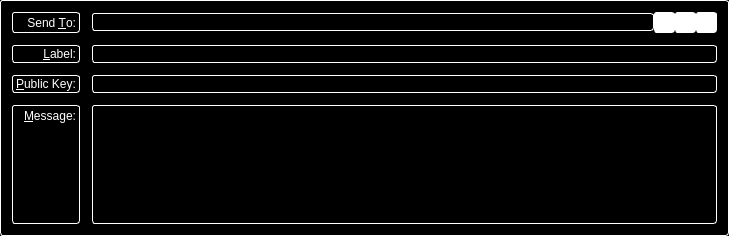
<?xml version="1.0" encoding="UTF-8"?>
<ui version="4.0">
 <class>SendMessagesEntry</class>
 <widget class="QFrame" name="SendMessagesEntry">
  <property name="geometry">
   <rect>
    <x>0</x>
    <y>0</y>
    <width>729</width>
    <height>236</height>
   </rect>
  </property>
  <property name="palette">
   <palette>
    <active>
     <colorrole role="WindowText">
      <brush brushstyle="SolidPattern">
       <color alpha="255">
        <red>255</red>
        <green>255</green>
        <blue>255</blue>
       </color>
      </brush>
     </colorrole>
     <colorrole role="Button">
      <brush brushstyle="SolidPattern">
       <color alpha="255">
        <red>0</red>
        <green>0</green>
        <blue>0</blue>
       </color>
      </brush>
     </colorrole>
     <colorrole role="Light">
      <brush brushstyle="SolidPattern">
       <color alpha="255">
        <red>0</red>
        <green>0</green>
        <blue>0</blue>
       </color>
      </brush>
     </colorrole>
     <colorrole role="Midlight">
      <brush brushstyle="SolidPattern">
       <color alpha="255">
        <red>0</red>
        <green>0</green>
        <blue>0</blue>
       </color>
      </brush>
     </colorrole>
     <colorrole role="Dark">
      <brush brushstyle="SolidPattern">
       <color alpha="255">
        <red>0</red>
        <green>0</green>
        <blue>0</blue>
       </color>
      </brush>
     </colorrole>
     <colorrole role="Mid">
      <brush brushstyle="SolidPattern">
       <color alpha="255">
        <red>0</red>
        <green>0</green>
        <blue>0</blue>
       </color>
      </brush>
     </colorrole>
     <colorrole role="Text">
      <brush brushstyle="SolidPattern">
       <color alpha="255">
        <red>255</red>
        <green>255</green>
        <blue>255</blue>
       </color>
      </brush>
     </colorrole>
     <colorrole role="BrightText">
      <brush brushstyle="SolidPattern">
       <color alpha="255">
        <red>255</red>
        <green>255</green>
        <blue>255</blue>
       </color>
      </brush>
     </colorrole>
     <colorrole role="ButtonText">
      <brush brushstyle="SolidPattern">
       <color alpha="255">
        <red>255</red>
        <green>255</green>
        <blue>255</blue>
       </color>
      </brush>
     </colorrole>
     <colorrole role="Base">
      <brush brushstyle="SolidPattern">
       <color alpha="255">
        <red>0</red>
        <green>0</green>
        <blue>0</blue>
       </color>
      </brush>
     </colorrole>
     <colorrole role="Window">
      <brush brushstyle="SolidPattern">
       <color alpha="255">
        <red>0</red>
        <green>0</green>
        <blue>0</blue>
       </color>
      </brush>
     </colorrole>
     <colorrole role="Shadow">
      <brush brushstyle="SolidPattern">
       <color alpha="255">
        <red>0</red>
        <green>0</green>
        <blue>0</blue>
       </color>
      </brush>
     </colorrole>
     <colorrole role="AlternateBase">
      <brush brushstyle="SolidPattern">
       <color alpha="255">
        <red>0</red>
        <green>0</green>
        <blue>0</blue>
       </color>
      </brush>
     </colorrole>
     <colorrole role="ToolTipBase">
      <brush brushstyle="SolidPattern">
       <color alpha="255">
        <red>255</red>
        <green>255</green>
        <blue>220</blue>
       </color>
      </brush>
     </colorrole>
     <colorrole role="ToolTipText">
      <brush brushstyle="SolidPattern">
       <color alpha="255">
        <red>0</red>
        <green>0</green>
        <blue>0</blue>
       </color>
      </brush>
     </colorrole>
    </active>
    <inactive>
     <colorrole role="WindowText">
      <brush brushstyle="SolidPattern">
       <color alpha="255">
        <red>255</red>
        <green>255</green>
        <blue>255</blue>
       </color>
      </brush>
     </colorrole>
     <colorrole role="Button">
      <brush brushstyle="SolidPattern">
       <color alpha="255">
        <red>0</red>
        <green>0</green>
        <blue>0</blue>
       </color>
      </brush>
     </colorrole>
     <colorrole role="Light">
      <brush brushstyle="SolidPattern">
       <color alpha="255">
        <red>0</red>
        <green>0</green>
        <blue>0</blue>
       </color>
      </brush>
     </colorrole>
     <colorrole role="Midlight">
      <brush brushstyle="SolidPattern">
       <color alpha="255">
        <red>0</red>
        <green>0</green>
        <blue>0</blue>
       </color>
      </brush>
     </colorrole>
     <colorrole role="Dark">
      <brush brushstyle="SolidPattern">
       <color alpha="255">
        <red>0</red>
        <green>0</green>
        <blue>0</blue>
       </color>
      </brush>
     </colorrole>
     <colorrole role="Mid">
      <brush brushstyle="SolidPattern">
       <color alpha="255">
        <red>0</red>
        <green>0</green>
        <blue>0</blue>
       </color>
      </brush>
     </colorrole>
     <colorrole role="Text">
      <brush brushstyle="SolidPattern">
       <color alpha="255">
        <red>255</red>
        <green>255</green>
        <blue>255</blue>
       </color>
      </brush>
     </colorrole>
     <colorrole role="BrightText">
      <brush brushstyle="SolidPattern">
       <color alpha="255">
        <red>255</red>
        <green>255</green>
        <blue>255</blue>
       </color>
      </brush>
     </colorrole>
     <colorrole role="ButtonText">
      <brush brushstyle="SolidPattern">
       <color alpha="255">
        <red>255</red>
        <green>255</green>
        <blue>255</blue>
       </color>
      </brush>
     </colorrole>
     <colorrole role="Base">
      <brush brushstyle="SolidPattern">
       <color alpha="255">
        <red>0</red>
        <green>0</green>
        <blue>0</blue>
       </color>
      </brush>
     </colorrole>
     <colorrole role="Window">
      <brush brushstyle="SolidPattern">
       <color alpha="255">
        <red>0</red>
        <green>0</green>
        <blue>0</blue>
       </color>
      </brush>
     </colorrole>
     <colorrole role="Shadow">
      <brush brushstyle="SolidPattern">
       <color alpha="255">
        <red>0</red>
        <green>0</green>
        <blue>0</blue>
       </color>
      </brush>
     </colorrole>
     <colorrole role="AlternateBase">
      <brush brushstyle="SolidPattern">
       <color alpha="255">
        <red>0</red>
        <green>0</green>
        <blue>0</blue>
       </color>
      </brush>
     </colorrole>
     <colorrole role="ToolTipBase">
      <brush brushstyle="SolidPattern">
       <color alpha="255">
        <red>255</red>
        <green>255</green>
        <blue>220</blue>
       </color>
      </brush>
     </colorrole>
     <colorrole role="ToolTipText">
      <brush brushstyle="SolidPattern">
       <color alpha="255">
        <red>0</red>
        <green>0</green>
        <blue>0</blue>
       </color>
      </brush>
     </colorrole>
    </inactive>
    <disabled>
     <colorrole role="WindowText">
      <brush brushstyle="SolidPattern">
       <color alpha="255">
        <red>255</red>
        <green>255</green>
        <blue>255</blue>
       </color>
      </brush>
     </colorrole>
     <colorrole role="Button">
      <brush brushstyle="SolidPattern">
       <color alpha="255">
        <red>0</red>
        <green>0</green>
        <blue>0</blue>
       </color>
      </brush>
     </colorrole>
     <colorrole role="Light">
      <brush brushstyle="SolidPattern">
       <color alpha="255">
        <red>0</red>
        <green>0</green>
        <blue>0</blue>
       </color>
      </brush>
     </colorrole>
     <colorrole role="Midlight">
      <brush brushstyle="SolidPattern">
       <color alpha="255">
        <red>0</red>
        <green>0</green>
        <blue>0</blue>
       </color>
      </brush>
     </colorrole>
     <colorrole role="Dark">
      <brush brushstyle="SolidPattern">
       <color alpha="255">
        <red>0</red>
        <green>0</green>
        <blue>0</blue>
       </color>
      </brush>
     </colorrole>
     <colorrole role="Mid">
      <brush brushstyle="SolidPattern">
       <color alpha="255">
        <red>0</red>
        <green>0</green>
        <blue>0</blue>
       </color>
      </brush>
     </colorrole>
     <colorrole role="Text">
      <brush brushstyle="SolidPattern">
       <color alpha="255">
        <red>255</red>
        <green>255</green>
        <blue>255</blue>
       </color>
      </brush>
     </colorrole>
     <colorrole role="BrightText">
      <brush brushstyle="SolidPattern">
       <color alpha="255">
        <red>255</red>
        <green>255</green>
        <blue>255</blue>
       </color>
      </brush>
     </colorrole>
     <colorrole role="ButtonText">
      <brush brushstyle="SolidPattern">
       <color alpha="255">
        <red>255</red>
        <green>255</green>
        <blue>255</blue>
       </color>
      </brush>
     </colorrole>
     <colorrole role="Base">
      <brush brushstyle="SolidPattern">
       <color alpha="255">
        <red>0</red>
        <green>0</green>
        <blue>0</blue>
       </color>
      </brush>
     </colorrole>
     <colorrole role="Window">
      <brush brushstyle="SolidPattern">
       <color alpha="255">
        <red>0</red>
        <green>0</green>
        <blue>0</blue>
       </color>
      </brush>
     </colorrole>
     <colorrole role="Shadow">
      <brush brushstyle="SolidPattern">
       <color alpha="255">
        <red>0</red>
        <green>0</green>
        <blue>0</blue>
       </color>
      </brush>
     </colorrole>
     <colorrole role="AlternateBase">
      <brush brushstyle="SolidPattern">
       <color alpha="255">
        <red>0</red>
        <green>0</green>
        <blue>0</blue>
       </color>
      </brush>
     </colorrole>
     <colorrole role="ToolTipBase">
      <brush brushstyle="SolidPattern">
       <color alpha="255">
        <red>255</red>
        <green>255</green>
        <blue>220</blue>
       </color>
      </brush>
     </colorrole>
     <colorrole role="ToolTipText">
      <brush brushstyle="SolidPattern">
       <color alpha="255">
        <red>0</red>
        <green>0</green>
        <blue>0</blue>
       </color>
      </brush>
     </colorrole>
    </disabled>
   </palette>
  </property>
  <property name="windowTitle">
   <string>Form</string>
  </property>
  <property name="styleSheet">
   <string notr="true">background: rgb(0,0,0); color: rgb(255,255,255); border: 1px inset white; border-radius: 3px; margin: 0px;</string>
  </property>
  <property name="frameShape">
   <enum>QFrame::StyledPanel</enum>
  </property>
  <property name="frameShadow">
   <enum>QFrame::Sunken</enum>
  </property>
  <layout class="QGridLayout" name="gridLayout">
   <property name="spacing">
    <number>12</number>
   </property>
   <item row="3" column="2">
    <layout class="QHBoxLayout" name="sendToLayout">
     <property name="spacing">
      <number>0</number>
     </property>
     <item>
      <widget class="QValidatedLineEdit" name="sendTo">
       <property name="toolTip">
        <string>The address to send the payment to  (e.g. D6f2HnKGapfyWv9RqLXTvJV8qjDvRCqyLK)</string>
       </property>
       <property name="styleSheet">
        <string notr="true">background: rgb(0,0,0); color: rgb(255,255,255); border: 1px inset white; border-radius: 3px; margin: 0px;</string>
       </property>
       <property name="maxLength">
        <number>34</number>
       </property>
      </widget>
     </item>
     <item>
      <widget class="QToolButton" name="addressBookButton">
       <property name="toolTip">
        <string>Choose address from address book</string>
       </property>
       <property name="styleSheet">
        <string notr="true">background-color: rgb(255, 255, 255);</string>
       </property>
       <property name="text">
        <string/>
       </property>
       <property name="icon">
        <iconset resource="../bitphantom.qrc">
         <normaloff>:/icons/address-book</normaloff>:/icons/address-book</iconset>
       </property>
       <property name="shortcut">
        <string>Alt+A</string>
       </property>
      </widget>
     </item>
     <item>
      <widget class="QToolButton" name="pasteButton">
       <property name="toolTip">
        <string>Paste address from clipboard</string>
       </property>
       <property name="styleSheet">
        <string notr="true">background-color: rgb(255, 255, 255);</string>
       </property>
       <property name="text">
        <string/>
       </property>
       <property name="icon">
        <iconset resource="../bitphantom.qrc">
         <normaloff>:/icons/editpaste</normaloff>:/icons/editpaste</iconset>
       </property>
       <property name="shortcut">
        <string>Alt+P</string>
       </property>
      </widget>
     </item>
     <item>
      <widget class="QToolButton" name="deleteButton">
       <property name="toolTip">
        <string>Remove this recipient</string>
       </property>
       <property name="styleSheet">
        <string notr="true">background-color: rgb(255, 255, 255);</string>
       </property>
       <property name="text">
        <string/>
       </property>
       <property name="icon">
        <iconset resource="../bitphantom.qrc">
         <normaloff>:/icons/remove</normaloff>:/icons/remove</iconset>
       </property>
      </widget>
     </item>
    </layout>
   </item>
   <item row="6" column="0">
    <widget class="QLabel" name="messageLabel">
     <property name="styleSheet">
      <string notr="true">background-color: rgb(0, 0, 0);
color: rgb(255, 255, 255);</string>
     </property>
     <property name="text">
      <string>&amp;Message:</string>
     </property>
     <property name="alignment">
      <set>Qt::AlignRight|Qt::AlignTop|Qt::AlignTrailing</set>
     </property>
     <property name="buddy">
      <cstring>messageText</cstring>
     </property>
    </widget>
   </item>
   <item row="3" column="0">
    <widget class="QLabel" name="label_2">
     <property name="styleSheet">
      <string notr="true">background-color: rgb(0, 0, 0);
color: rgb(255, 255, 255);</string>
     </property>
     <property name="text">
      <string>Send &amp;To:</string>
     </property>
     <property name="alignment">
      <set>Qt::AlignRight|Qt::AlignTrailing|Qt::AlignVCenter</set>
     </property>
     <property name="buddy">
      <cstring>sendTo</cstring>
     </property>
    </widget>
   </item>
   <item row="6" column="2">
    <widget class="QValidatedTextEdit" name="messageText">
     <property name="mouseTracking">
      <bool>true</bool>
     </property>
     <property name="focusPolicy">
      <enum>Qt::WheelFocus</enum>
     </property>
     <property name="styleSheet">
      <string notr="true">background: rgb(0,0,0); color: rgb(255,255,255); border: 1px inset white; border-radius: 3px; margin: 0px;</string>
     </property>
     <property name="tabChangesFocus">
      <bool>false</bool>
     </property>
    </widget>
   </item>
   <item row="4" column="2">
    <widget class="QValidatedLineEdit" name="addAsLabel">
     <property name="enabled">
      <bool>true</bool>
     </property>
     <property name="toolTip">
      <string>Enter a label for this address to add it to your address book</string>
     </property>
     <property name="styleSheet">
      <string notr="true">background: rgb(0,0,0); color: rgb(255,255,255); border: 1px inset white; border-radius: 3px; margin: 0px;</string>
     </property>
    </widget>
   </item>
   <item row="4" column="0">
    <widget class="QLabel" name="label_4">
     <property name="styleSheet">
      <string notr="true">background-color: rgb(0, 0, 0);
color: rgb(255, 255, 255);</string>
     </property>
     <property name="text">
      <string>&amp;Label:</string>
     </property>
     <property name="alignment">
      <set>Qt::AlignRight|Qt::AlignTrailing|Qt::AlignVCenter</set>
     </property>
     <property name="buddy">
      <cstring>addAsLabel</cstring>
     </property>
    </widget>
   </item>
   <item row="5" column="0">
    <widget class="QLabel" name="publicKeyLabel">
     <property name="styleSheet">
      <string notr="true">background-color: rgb(0, 0, 0);
color: rgb(255, 255, 255);</string>
     </property>
     <property name="text">
      <string>&amp;Public Key:</string>
     </property>
     <property name="buddy">
      <cstring>publicKey</cstring>
     </property>
    </widget>
   </item>
   <item row="5" column="2">
    <widget class="QValidatedLineEdit" name="publicKey">
     <property name="styleSheet">
      <string notr="true">background: rgb(0,0,0); color: rgb(255,255,255); border: 1px inset white; border-radius: 3px; margin: 0px;</string>
     </property>
    </widget>
   </item>
  </layout>
 </widget>
 <customwidgets>
  <customwidget>
   <class>QValidatedLineEdit</class>
   <extends>QLineEdit</extends>
   <header>qvalidatedlineedit.h</header>
  </customwidget>
  <customwidget>
   <class>QValidatedTextEdit</class>
   <extends>QPlainTextEdit</extends>
   <header>qvalidatedtextedit.h</header>
  </customwidget>
 </customwidgets>
 <resources>
  <include location="../bitphantom.qrc"/>
 </resources>
 <connections/>
</ui>
